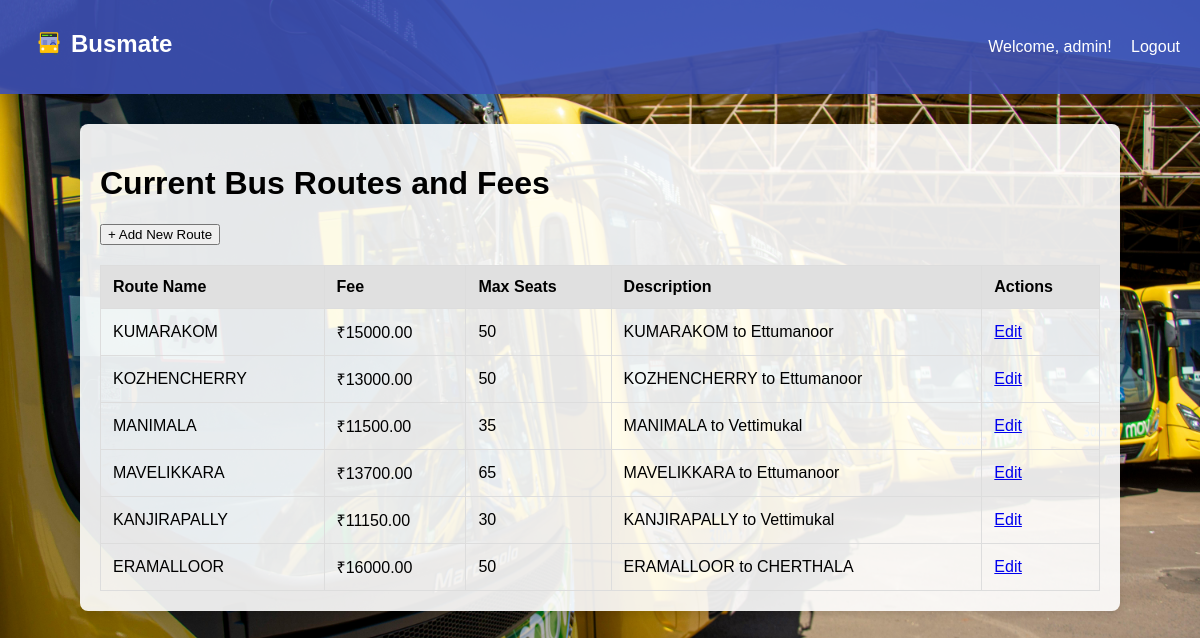
The page /buspass/admin/routes/view/ (signed in) on the database its author committed.
### BusPass/models.py (models this page shows, shortened)
class BusRoute(models.Model):
    name = models.CharField(max_length=100, unique=True)
    description = models.TextField(blank=True)
    fee = models.DecimalField(max_digits=8, decimal_places=2)
    max_seats = models.IntegerField(default=50) # Maximum capacity

### BusPass/views.py (the view)
# urls.py: path('admin/routes/view/', views.admin_view_routes, name='admin_view_routes'),
@login_required
@user_passes_test(is_admin, login_url='/accounts/login/')
def admin_view_routes(request):
    routes = BusRoute.objects.all()
    return render(request, 'BusPass/admin_view_routes.html', {'routes': routes})

### BusPass/views.py (called while the page is built)
def is_admin(user):
    try:
        return user.is_authenticated and user.userprofile.is_admin
    except UserProfile.DoesNotExist:
        return False

### BusPass/templates/BusPass/admin_view_routes.html (shortened to what this page needs)
{% extends "base.html" %}
{% load static %}
{% block content %}
    <h1>Current Bus Routes and Fees</h1>
    <p><a href="{% url 'admin_add_route' %}"><button>+ Add New Route</button></a></p>
    <table>
        <thead>
            <tr>
                <th>Route Name</th>
                <th>Fee</th>
                <th>Max Seats</th>
                <th>Description</th>
                <th>Actions</th>
            </tr>
        </thead>
        <tbody>
            {% for route in routes %}
                <tr>
                    <td>{{ route.name }}</td>
                    <td>₹{{ route.fee }}</td>
                    <td>{{ route.max_seats }}</td>
                    <td>{{ route.description|truncatechars:50 }}</td>
                    <td>
                        <a href="{% url 'admin_edit_route' route.id %}">Edit</a>
                    </td>
                </tr>
            {% empty %}
                <tr><td colspan="5">No routes defined. Please add one.</td></tr>
            {% endfor %}
        </tbody>
    </table>
{% endblock %}

### BusPass/templates/base.html (shortened to what this page needs)
<!DOCTYPE html>
{% load static %}
<html lang="en">
<head>
</head>
<body>
    <div class="navbar">
        <h2>
            <a href="{% url 'initial_page' %}" style="display:inline-flex; align-items:center; gap:8px;">
                <img src="{% static 'BusPass/images/logo.png' %}" alt="Busmate" style="width:28px; height:28px; object-fit:contain;"/>
                Busmate
            </a>
        </h2>
        <div>
            {% if user.is_authenticated %}
                <span>Welcome, {{ user.username }}!</span>
                <a href="{% url 'logout' %}">Logout</a>
            {% else %}
                <a href="{% url 'login' %}">Login</a>
                <a href="{% url 'register' %}">Register</a>
                {% endif %}
        </div>
    </div>
    <div class="container">
        {% block content %}
        {% endblock %}
    </div>
</body>
</html>

### BusPass/templates/base.html (style rules this page uses)
body { font-family: sans-serif; margin: 0; padding: 0; background-color: #f4f4f9; }
.navbar { background-color: #3f51b5; padding: 10px 20px; color: white; display: flex; justify-content: space-between; align-items: center; }
.navbar a { color: white; text-decoration: none; margin-left: 15px; }
.container { max-width: 1000px; margin: 30px auto; padding: 20px; background-color: white; border-radius: 8px; box-shadow: 0 4px 8px rgba(0,0,0,0.1); }
table { width: 100%; border-collapse: collapse; margin-top: 20px; }
table, th, td { border: 1px solid #ddd; }
th, td { padding: 12px; text-align: left; }
th { background-color: #e0e0e0; }

### rows shown on the page
BusRoute: name "KUMARAKOM", fee "15000.00", max_seats "50", description "KUMARAKOM to Ettumanoor"
BusRoute: name "KOZHENCHERRY", fee "13000.00", max_seats "50", description "KOZHENCHERRY to Ettumanoor"
BusRoute: name "MANIMALA", fee "11500.00", max_seats "35", description "MANIMALA to Vettimukal"
BusRoute: name "MAVELIKKARA", fee "13700.00", max_seats "65", description "MAVELIKKARA to Ettumanoor"
BusRoute: name "KANJIRAPALLY", fee "11150.00", max_seats "30", description "KANJIRAPALLY to Vettimukal"
BusRoute: name "ERAMALLOOR", fee "16000.00", max_seats "50", description "ERAMALLOOR to CHERTHALA"

### other values the page prints
{{ user.username }} "admin"
